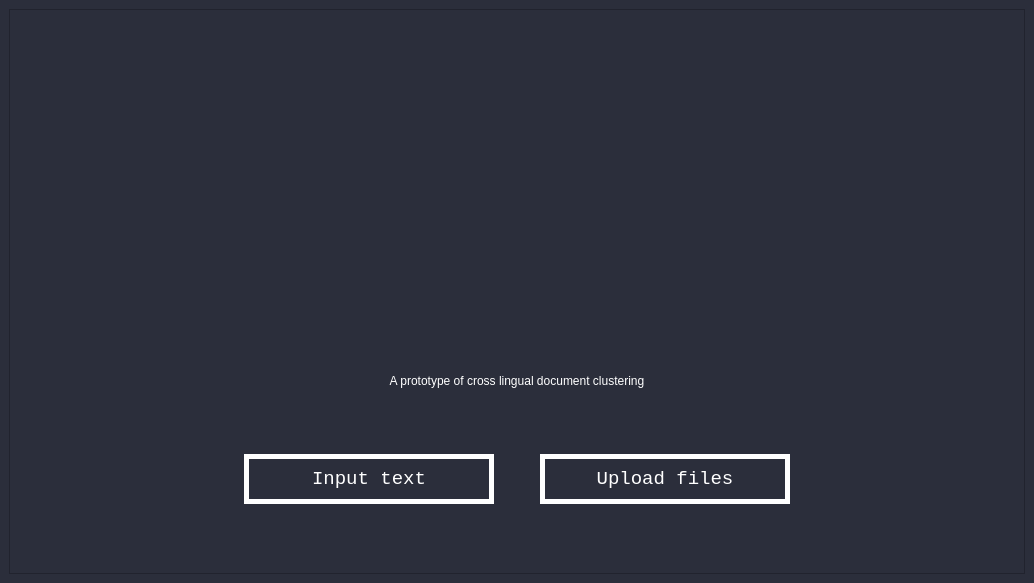
<?xml version="1.0" encoding="UTF-8"?>
<ui version="4.0">
 <class>mainWindow</class>
 <widget class="QMainWindow" name="mainWindow">
  <property name="enabled">
   <bool>true</bool>
  </property>
  <property name="geometry">
   <rect>
    <x>0</x>
    <y>0</y>
    <width>1034</width>
    <height>583</height>
   </rect>
  </property>
  <property name="sizePolicy">
   <sizepolicy hsizetype="Expanding" vsizetype="Expanding">
    <horstretch>1</horstretch>
    <verstretch>1</verstretch>
   </sizepolicy>
  </property>
  <property name="windowTitle">
   <string>MainWindow</string>
  </property>
  <property name="autoFillBackground">
   <bool>false</bool>
  </property>
  <property name="styleSheet">
   <string notr="true">background: rgb(43, 46, 59);
</string>
  </property>
  <widget class="QWidget" name="landing">
   <property name="cursor">
    <cursorShape>ArrowCursor</cursorShape>
   </property>
   <property name="styleSheet">
    <string notr="true">QWidget#landing{
background: rgb(43, 46, 59);
}</string>
   </property>
   <layout class="QGridLayout" name="gridLayout">
    <item row="0" column="0">
     <widget class="QFrame" name="frame">
      <property name="sizePolicy">
       <sizepolicy hsizetype="MinimumExpanding" vsizetype="MinimumExpanding">
        <horstretch>1</horstretch>
        <verstretch>1</verstretch>
       </sizepolicy>
      </property>
      <property name="sizeIncrement">
       <size>
        <width>10</width>
        <height>10</height>
       </size>
      </property>
      <property name="baseSize">
       <size>
        <width>0</width>
        <height>0</height>
       </size>
      </property>
      <property name="frameShape">
       <enum>QFrame::StyledPanel</enum>
      </property>
      <property name="frameShadow">
       <enum>QFrame::Raised</enum>
      </property>
      <layout class="QGridLayout" name="gridLayout_2">
       <item row="8" column="0" colspan="2">
        <widget class="QLabel" name="subtitle_l">
         <property name="sizePolicy">
          <sizepolicy hsizetype="Expanding" vsizetype="Fixed">
           <horstretch>1</horstretch>
           <verstretch>0</verstretch>
          </sizepolicy>
         </property>
         <property name="styleSheet">
          <string notr="true">font: 20pt &quot;MS Reference Sans Serif&quot;;
color: white;</string>
         </property>
         <property name="text">
          <string>A prototype of cross lingual document clustering</string>
         </property>
         <property name="alignment">
          <set>Qt::AlignCenter</set>
         </property>
         <property name="margin">
          <number>0</number>
         </property>
        </widget>
       </item>
       <item row="7" column="0" colspan="2">
        <spacer name="verticalSpacer_4">
         <property name="orientation">
          <enum>Qt::Vertical</enum>
         </property>
         <property name="sizeHint" stdset="0">
          <size>
           <width>20</width>
           <height>60</height>
          </size>
         </property>
        </spacer>
       </item>
       <item row="12" column="0" colspan="2">
        <spacer name="verticalSpacer_3">
         <property name="orientation">
          <enum>Qt::Vertical</enum>
         </property>
         <property name="sizeHint" stdset="0">
          <size>
           <width>20</width>
           <height>60</height>
          </size>
         </property>
        </spacer>
       </item>
       <item row="1" column="0" colspan="2">
        <spacer name="verticalSpacer">
         <property name="orientation">
          <enum>Qt::Vertical</enum>
         </property>
         <property name="sizeType">
          <enum>QSizePolicy::MinimumExpanding</enum>
         </property>
         <property name="sizeHint" stdset="0">
          <size>
           <width>20</width>
           <height>60</height>
          </size>
         </property>
        </spacer>
       </item>
       <item row="5" column="0" colspan="2" alignment="Qt::AlignHCenter|Qt::AlignVCenter">
        <widget class="QLabel" name="title_l">
         <property name="sizePolicy">
          <sizepolicy hsizetype="Expanding" vsizetype="Expanding">
           <horstretch>1</horstretch>
           <verstretch>1</verstretch>
          </sizepolicy>
         </property>
         <property name="minimumSize">
          <size>
           <width>0</width>
           <height>0</height>
          </size>
         </property>
         <property name="maximumSize">
          <size>
           <width>1400</width>
           <height>500</height>
          </size>
         </property>
         <property name="font">
          <font>
           <family>MS Shell Dlg 2</family>
           <pointsize>36</pointsize>
           <weight>50</weight>
           <italic>false</italic>
           <bold>false</bold>
          </font>
         </property>
         <property name="styleSheet">
          <string notr="true">font: 36pt &quot;MS Shell Dlg 2&quot;;
color: rgb(158,233,248);</string>
         </property>
         <property name="text">
          <string/>
         </property>
         <property name="alignment">
          <set>Qt::AlignCenter</set>
         </property>
        </widget>
       </item>
       <item row="9" column="0" colspan="2">
        <spacer name="verticalSpacer_2">
         <property name="orientation">
          <enum>Qt::Vertical</enum>
         </property>
         <property name="sizeType">
          <enum>QSizePolicy::Expanding</enum>
         </property>
         <property name="sizeHint" stdset="0">
          <size>
           <width>20</width>
           <height>60</height>
          </size>
         </property>
        </spacer>
       </item>
       <item row="11" column="0" colspan="2">
        <layout class="QHBoxLayout" name="horizontalLayout_5">
         <property name="sizeConstraint">
          <enum>QLayout::SetDefaultConstraint</enum>
         </property>
         <item>
          <spacer name="horizontalSpacer">
           <property name="orientation">
            <enum>Qt::Horizontal</enum>
           </property>
           <property name="sizeHint" stdset="0">
            <size>
             <width>40</width>
             <height>20</height>
            </size>
           </property>
          </spacer>
         </item>
         <item>
          <widget class="QPushButton" name="start_sentence_b">
           <property name="sizePolicy">
            <sizepolicy hsizetype="Fixed" vsizetype="Fixed">
             <horstretch>0</horstretch>
             <verstretch>0</verstretch>
            </sizepolicy>
           </property>
           <property name="minimumSize">
            <size>
             <width>250</width>
             <height>50</height>
            </size>
           </property>
           <property name="baseSize">
            <size>
             <width>100</width>
             <height>100</height>
            </size>
           </property>
           <property name="layoutDirection">
            <enum>Qt::LeftToRight</enum>
           </property>
           <property name="styleSheet">
            <string notr="true">:enabled {
border-radius: 0px;
font-family: Courier New;
color: #ffffff;
font-size: 14pt;
background: transparent;
padding: 10pt 20pt 10pt 20pt;
border: 5px solid #ffffff;
text-decoration: none;
}
:hover {
background: white;
color: rgb(43, 46, 59);
border: 0px;
}</string>
           </property>
           <property name="text">
            <string>Input text</string>
           </property>
           <property name="checkable">
            <bool>false</bool>
           </property>
           <property name="checked">
            <bool>false</bool>
           </property>
           <property name="default">
            <bool>false</bool>
           </property>
           <property name="flat">
            <bool>false</bool>
           </property>
          </widget>
         </item>
         <item>
          <spacer name="horizontalSpacer_3">
           <property name="orientation">
            <enum>Qt::Horizontal</enum>
           </property>
           <property name="sizeType">
            <enum>QSizePolicy::Fixed</enum>
           </property>
           <property name="sizeHint" stdset="0">
            <size>
             <width>40</width>
             <height>20</height>
            </size>
           </property>
          </spacer>
         </item>
         <item>
          <widget class="QPushButton" name="start_upload_b">
           <property name="sizePolicy">
            <sizepolicy hsizetype="Fixed" vsizetype="Fixed">
             <horstretch>0</horstretch>
             <verstretch>0</verstretch>
            </sizepolicy>
           </property>
           <property name="minimumSize">
            <size>
             <width>250</width>
             <height>50</height>
            </size>
           </property>
           <property name="baseSize">
            <size>
             <width>100</width>
             <height>100</height>
            </size>
           </property>
           <property name="layoutDirection">
            <enum>Qt::LeftToRight</enum>
           </property>
           <property name="styleSheet">
            <string notr="true">:enabled {
border-radius: 0px;
font-family: Courier New;
color: #ffffff;
font-size: 14pt;
background: transparent;
padding: 10pt 20pt 10pt 20pt;
border: 5px solid #ffffff;
text-decoration: none;
}
:hover {
background: white;
color: rgb(43, 46, 59);
border: 0px;
}</string>
           </property>
           <property name="text">
            <string>Upload files</string>
           </property>
           <property name="checkable">
            <bool>false</bool>
           </property>
           <property name="checked">
            <bool>false</bool>
           </property>
           <property name="default">
            <bool>false</bool>
           </property>
           <property name="flat">
            <bool>false</bool>
           </property>
          </widget>
         </item>
         <item>
          <spacer name="horizontalSpacer_2">
           <property name="orientation">
            <enum>Qt::Horizontal</enum>
           </property>
           <property name="sizeHint" stdset="0">
            <size>
             <width>40</width>
             <height>20</height>
            </size>
           </property>
          </spacer>
         </item>
        </layout>
       </item>
      </layout>
     </widget>
    </item>
   </layout>
  </widget>
 </widget>
 <resources/>
 <connections/>
</ui>
